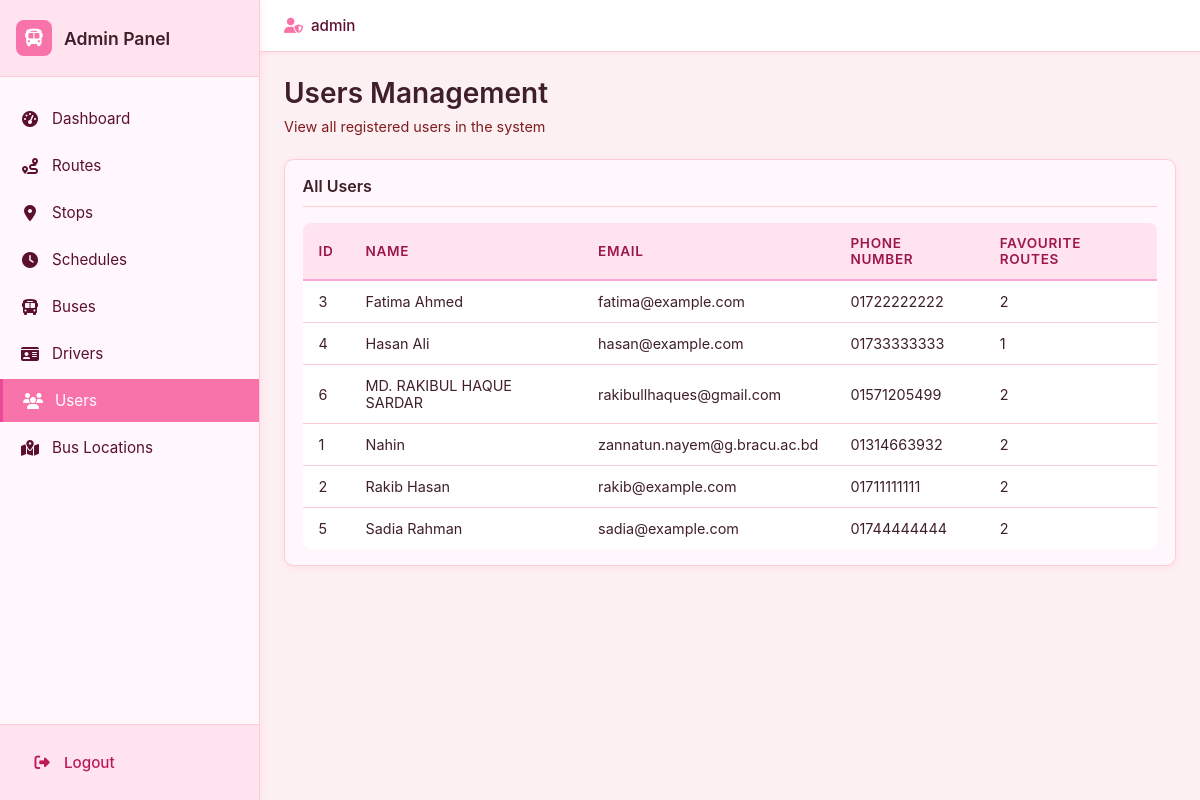
The page /admin/users/index.php (signed in) on the database its author committed.
### tables this page shows
CREATE TABLE `user` (
  `user_id` int(11) NOT NULL,
  `name` varchar(100) NOT NULL,
  `email` varchar(100) NOT NULL,
  `phone_number` varchar(20) DEFAULT NULL,
  `password` varchar(255) NOT NULL
);

### admin/users/index.php (the view, shortened to what this page needs)
<?php
include __DIR__ . "/../../includes/db.php";
include __DIR__ . "/../../includes/admin_header.php";
$users = [];
$sql = "
    SELECT
        u.user_id,
        u.name,
        u.email,
        u.phone_number,
        COUNT(DISTINCT ufr.fav_id) as favourite_count
    FROM user u
    LEFT JOIN user_favourite_route ufr ON ufr.user_id = u.user_id
    GROUP BY u.user_id, u.name, u.email, u.phone_number
    ORDER BY u.name ASC
";
if ($result = mysqli_query($conn, $sql)) {
    while ($row = mysqli_fetch_assoc($result)) {
        $users[] = $row;
    }
}
?>
<div class="admin-page-header">
    <h1 class="admin-page-title">Users Management</h1>
    <p class="admin-page-subtitle">View all registered users in the system</p>
</div>
<div class="admin-card">
    <div class="admin-card-header">
        <h2 class="admin-card-title">All Users</h2>
    </div>
    <?php if (!empty($users)): ?>
        <div class="admin-table-wrapper">
            <table class="admin-table">
                <thead>
                    <tr>
                        <th>ID</th>
                        <th>Name</th>
                        <th>Email</th>
                        <th>Phone Number</th>
                        <th>Favourite Routes</th>
                    </tr>
                </thead>
                <tbody>
                    <?php foreach ($users as $user): ?>
                        <tr>
                            <td><?php echo htmlspecialchars($user['user_id']); ?></td>
                            <td><?php echo htmlspecialchars($user['name']); ?></td>
                            <td><?php echo htmlspecialchars($user['email']); ?></td>
                            <td><?php echo htmlspecialchars($user['phone_number'] ?? 'N/A'); ?></td>
                            <td><?php echo htmlspecialchars($user['favourite_count']); ?></td>
                        </tr>
                    <?php endforeach; ?>
                </tbody>
            </table>
        </div>
    <?php endif; ?>
</div>
<?php include __DIR__ . "/../../includes/admin_footer.php"; ?>

### assets/css/style.css (style rules this page uses)
*, *::before, *::after { box-sizing: border-box; margin: 0; padding: 0; }
body { font-family: -apple-system, BlinkMacSystemFont, "Segoe UI", Arial, sans-serif; background: #ffeef5; color: #3f1f2a; min-height: 100vh; }

### assets/css/admin.css (style rules this page uses)
.admin-body { margin: 0; padding: 0; font-family: -apple-system, BlinkMacSystemFont, 'Segoe UI', Roboto, 'Helvetica Neue', Arial, sans-serif; background: #fdf0f3; color: #3f1f2a; }
.admin-page-header { margin-bottom: 1.5rem; }
.admin-page-title { font-size: 1.75rem; font-weight: 600; color: #3f1f2a; margin: 0 0 0.5rem 0; }
.admin-page-subtitle { font-size: 0.9rem; color: #7f1d1d; margin: 0; }
.admin-card { background: #fff7fb; border-radius: 0.6rem; padding: 1rem 1.1rem; border: 1px solid #fecdd3; box-shadow: 0 2px 8px rgba(248, 113, 150, 0.12); margin-bottom: 1.25rem; }
.admin-card-header { display: flex; align-items: center; justify-content: space-between; margin-bottom: 0.85rem; padding-bottom: 0.65rem; border-bottom: 1px solid #fecdd3; }
.admin-card-title { font-size: 1rem; font-weight: 600; color: #3f1f2a; margin: 0; }
.admin-table-wrapper { overflow-x: auto; margin-top: 1rem; }
.admin-table { width: 100%; border-collapse: collapse; background: #ffffff; border-radius: 0.5rem; overflow: hidden; }
.admin-table thead { background: #ffe4f0; }
.admin-table th { padding: 0.75rem 1rem; text-align: left; font-weight: 600; font-size: 0.85rem; color: #9d174d; text-transform: uppercase; letter-spacing: 0.05em; border-bottom: 2px solid #f9a8d4; }
.admin-table td { padding: 0.75rem 1rem; border-bottom: 1px solid #fecdd3; color: #3f1f2a; font-size: 0.9rem; }
.admin-table tbody tr:last-child td { border-bottom: none; }

### rows shown on the page
user: user_id "3", name "Fatima Ahmed", email "fatima@example.com", phone_number "01722222222", favourite_count "2"
user: user_id "4", name "Hasan Ali", email "hasan@example.com", phone_number "01733333333", favourite_count "1"
user: user_id "6", name "MD. RAKIBUL HAQUE SARDAR", email "rakibullhaques@gmail.com", phone_number "01571205499", favourite_count "2"
user: user_id "1", name "Nahin", email "zannatun.nayem@g.bracu.ac.bd", phone_number "01314663932", favourite_count "2"
user: user_id "2", name "Rakib Hasan", email "rakib@example.com", phone_number "01711111111", favourite_count "2"
user: user_id "5", name "Sadia Rahman", email "sadia@example.com", phone_number "01744444444", favourite_count "2"

### other values the page prints
$_SESSION['admin_username'] "admin"
